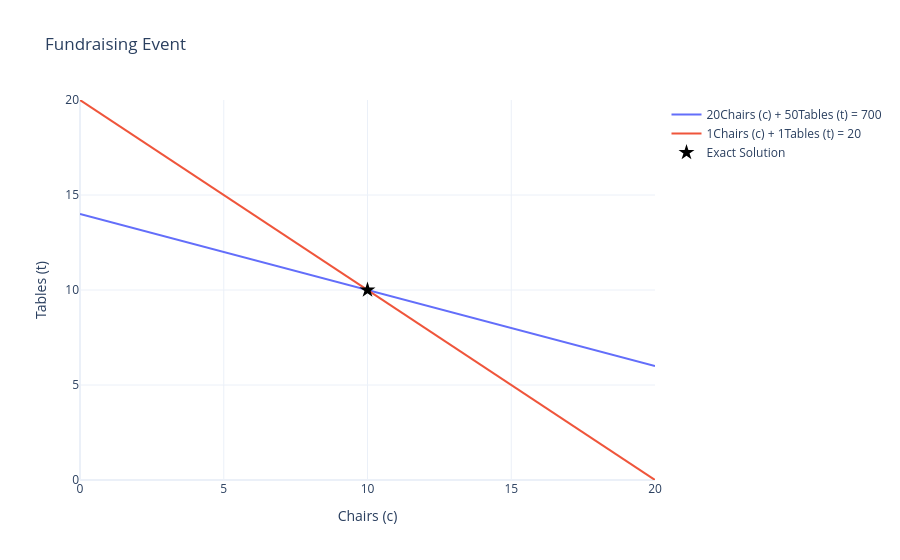

This figure's notebook cell:
### Markdown cell above
Since these are lines, let's plot them!

### Code cell
A = [[20, 50], [1, 1]]
b = [700, 20]
fig = exe.visual_solve_2d(A, b, labels=['Chairs (c)', 'Tables (t)'], title='Fundraising Event', x_range=(0, 20))
fig.show()
